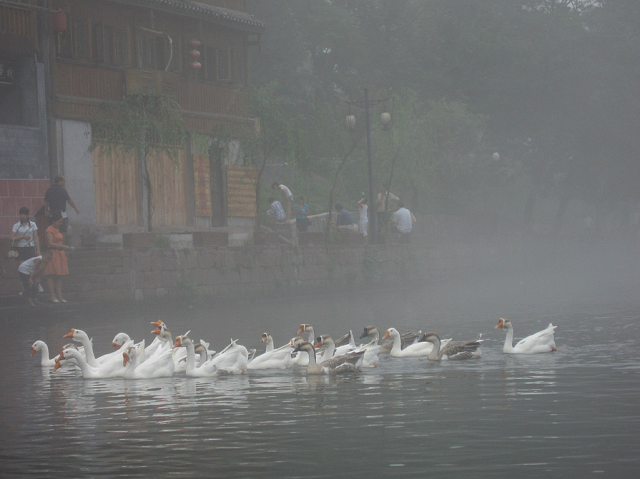
%> input picture Projects/Haze Removal/dataset/Fog.bmp, 640 x 479 px
$ octave --eval "result = dehaze_He(imread('../dataset/Fog.bmp'));"   (GNU Octave 9; MATLAB toolbox functions it lacks are replaced by stand-ins)
%> lines starting %> are read from the running program, lines starting %| are printed output that depends on the picture
### Projects/Haze Removal/src/getDarkChannel_He.m
function I_dark = getDarkChannel_He(I, batch_size)
    d = floor(batch_size / 2);
    Channel_min = min(I, [], 3);
    I_dark = ordfilt2(Channel_min, 1, ones(batch_size, batch_size), 'symmetric');
end

### Projects/Haze Removal/src/getA_He.m
function [A] = getA_He(I, I_dark, alpha)
    [m, n, ~] = size(I);
    I_gray = rgb2gray(I);
    num_pixels = floor(alpha * numel(I));
    [~, indices] = sort(I_dark(:), 'descend');
    max_intensity = -1;
    A = [0, 0, 0];
    for p = 1 : num_pixels
        index = indices(p);
        [i, j] = ind2sub([m, n], index);
        if (I_gray(i, j, 1) > max_intensity)
            A = I(i, j, :);
        end
    end
    A = repmat(reshape(A, 1, 1, 3), m, n);
end

### Projects/Haze Removal/src/fastguidedfilter_color.m
function q = fastguidedfilter_color(I, p, r, eps, s)
%   GUIDEDFILTER_COLOR   O(1) time implementation of guided filter using a color image as the guidance.
%   - source: http://kaiminghe.com/eccv10/
%   - guidance image: I (should be a color (RGB) image)
%   - filtering input image: p (should be a gray-scale/single channel image)
%   - local window radius: r
%   - regularization parameter: eps
%   - subsampling ratio: s (try s = r/4 to s=r)

I_sub = imresize(I, 1/s, 'nearest'); % NN is often enough
p_sub = imresize(p, 1/s, 'nearest');
r_sub = r / s; % make sure this is an integer

[hei, wid] = size(p_sub);
N = boxfilter(ones(hei, wid), r_sub); % the size of each local patch; N=(2r+1)^2 except for boundary pixels.

mean_I_r = boxfilter(I_sub(:, :, 1), r_sub) ./ N;
mean_I_g = boxfilter(I_sub(:, :, 2), r_sub) ./ N;
mean_I_b = boxfilter(I_sub(:, :, 3), r_sub) ./ N;

mean_p = boxfilter(p_sub, r_sub) ./ N;

mean_Ip_r = boxfilter(I_sub(:, :, 1).*p_sub, r_sub) ./ N;
mean_Ip_g = boxfilter(I_sub(:, :, 2).*p_sub, r_sub) ./ N;
mean_Ip_b = boxfilter(I_sub(:, :, 3).*p_sub, r_sub) ./ N;

% covariance of (I, p) in each local patch.
cov_Ip_r = mean_Ip_r - mean_I_r .* mean_p;
cov_Ip_g = mean_Ip_g - mean_I_g .* mean_p;
cov_Ip_b = mean_Ip_b - mean_I_b .* mean_p;

% variance of I in each local patch: the matrix Sigma in Eqn (14).
% Note the variance in each local patch is a 3x3 symmetric matrix:
%           rr, rg, rb
%   Sigma = rg, gg, gb
%           rb, gb, bb
var_I_rr = boxfilter(I_sub(:, :, 1).*I_sub(:, :, 1), r_sub) ./ N - mean_I_r .*  mean_I_r;
var_I_rg = boxfilter(I_sub(:, :, 1).*I_sub(:, :, 2), r_sub) ./ N - mean_I_r .*  mean_I_g;
var_I_rb = boxfilter(I_sub(:, :, 1).*I_sub(:, :, 3), r_sub) ./ N - mean_I_r .*  mean_I_b;
var_I_gg = boxfilter(I_sub(:, :, 2).*I_sub(:, :, 2), r_sub) ./ N - mean_I_g .*  mean_I_g;
var_I_gb = boxfilter(I_sub(:, :, 2).*I_sub(:, :, 3), r_sub) ./ N - mean_I_g .*  mean_I_b;
var_I_bb = boxfilter(I_sub(:, :, 3).*I_sub(:, :, 3), r_sub) ./ N - mean_I_b .*  mean_I_b;

a = zeros(hei, wid, 3);
for y=1:hei
    for x=1:wid
        Sigma = [var_I_rr(y, x), var_I_rg(y, x), var_I_rb(y, x);
            var_I_rg(y, x), var_I_gg(y, x), var_I_gb(y, x);
            var_I_rb(y, x), var_I_gb(y, x), var_I_bb(y, x)];

        cov_Ip = [cov_Ip_r(y, x), cov_Ip_g(y, x), cov_Ip_b(y, x)];

        a(y, x, :) = cov_Ip * inv(Sigma + eps * eye(3)); % very inefficient. Replace this in your C++ code.
    end
end

b = mean_p - a(:, :, 1) .* mean_I_r - a(:, :, 2) .* mean_I_g - a(:, :, 3) .* mean_I_b; % Eqn. (15) in the paper;

mean_a(:, :, 1) = boxfilter(a(:, :, 1), r_sub)./N;
mean_a(:, :, 2) = boxfilter(a(:, :, 2), r_sub)./N;
mean_a(:, :, 3) = boxfilter(a(:, :, 3), r_sub)./N;
mean_b = boxfilter(b, r_sub)./N;

mean_a = imresize(mean_a, [size(I, 1), size(I, 2)], 'bilinear'); % bilinear is recommended
mean_b = imresize(mean_b, [size(I, 1), size(I, 2)], 'bilinear');
q = mean_a(:, :, 1) .* I(:, :, 1)...
    + mean_a(:, :, 2) .* I(:, :, 2)...
    + mean_a(:, :, 3) .* I(:, :, 3)...
    + mean_b;
end

### Projects/Haze Removal/src/boxfilter.m
function imDst = boxfilter(imSrc, r)

%   BOXFILTER   O(1) time box filtering using cumulative sum
%
%   - Definition imDst(x, y)=sum(sum(imSrc(x-r:x+r,y-r:y+r)));
%   - Running time independent of r;
%   - Equivalent to the function: colfilt(imSrc, [2*r+1, 2*r+1], 'sliding', @sum);
%   - But much faster.

[hei, wid] = size(imSrc);
imDst = zeros(size(imSrc));

%cumulative sum over Y axis
imCum = cumsum(imSrc, 1);
%difference over Y axis
imDst(1:r+1, :) = imCum(1+r:2*r+1, :);
imDst(r+2:hei-r, :) = imCum(2*r+2:hei, :) - imCum(1:hei-2*r-1, :);
imDst(hei-r+1:hei, :) = repmat(imCum(hei, :), [r, 1]) - imCum(hei-2*r:hei-r-1, :);

%cumulative sum over X axis
imCum = cumsum(imDst, 2);
%difference over Y axis
imDst(:, 1:r+1) = imCum(:, 1+r:2*r+1);
imDst(:, r+2:wid-r) = imCum(:, 2*r+2:wid) - imCum(:, 1:wid-2*r-1);
imDst(:, wid-r+1:wid) = repmat(imCum(:, wid), [1, r]) - imCum(:, wid-2*r:wid-r-1);
end

### Projects/Haze Removal/src/dehaze_He.m
function [J, tilde_t, t, I_dark] = dehaze_He(I, gamma)
    % Single Image Haze Removal Using Dark Channel Prior, He et al.
    % Use Guided Filter instead of Laplacian matrix in soft matting

    if nargin < 2
        gamma = 0.6;
    end
    % Get Dark Channel
    I_dark = getDarkChannel_He(I, 5);
%> in getDarkChannel_He, `I_dark = ordfilt2(Channel_min, 1, ones(batch_size, batch_size), 'symme..`:
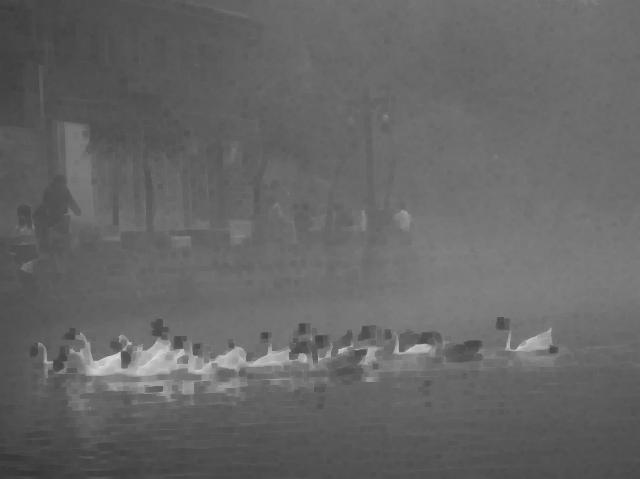
%> I_dark: size 479x640 uint8; min 54, max 216, mean 102

    % Get A
    A = getA_He(I, I_dark, 0.001);
%> the loop in getA_He, `for p = 1 : num_pixels` made 919 passes
%> (index, i, j, A) on passes 1 to 12: (73646, 359, 154, [221 221 219]), (73168, 360, 153, [220 220 218]), (74125, 359, 155, [217 217 216]), (74124, 358, 155, [221 221 223]), (74602, 357, 156, [224 224 226]), (75080, 356, 157, [224 224 225]), (75081, 357, 157, [223 223 226]), (53528, 359, 112, [219 218 219]), (54007, 359, 113, [220 220 220]), (54486, 359, 114, [221 221 221]), (56401, 358, 118, [216 215 218]), (73645, 358, 154, [224 224 226])
%> after the loop in getA_He, `for p = 1 : num_pixels`: A = [207 208 204]

    % Estimating the Transmission
    omega = 0.95;
    tilde_t = 1 - omega * double(I_dark) ./ A;

    % Guided filter
    s = floor(min(size(I, 1), size(I, 2)) / 16);
    r = 4 * s;
    t = fastguidedfilter_color(I, tilde_t(:, :, 1), r, 0.001, s);

    % final results
    J = (I - A) ./ max(t, 0.1) + A;
    J(J > 1) = 1;
    J(J < 0) = 0;
    J = J .^ gamma;
end
%> in dehaze_He, `tilde_t = 1 - omega * double(I_dark) ./ A;`:
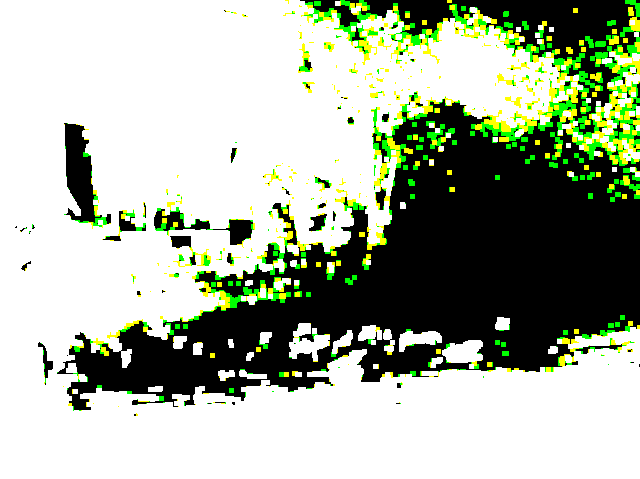
%> tilde_t: size 479x640x3 uint8; mean R, G, B 0.66, 0.695, 0.625; drawn with 1 as white
%> in fastguidedfilter_color, `mean_a = imresize(mean_a, [size(I, 1), size(I, 2)], 'bilinear');`:
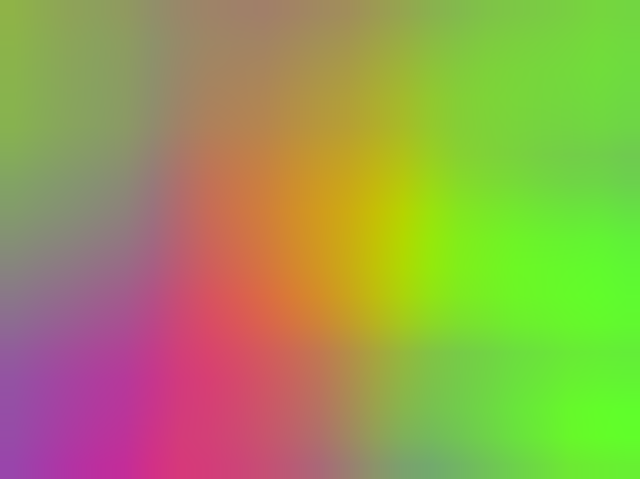
%> mean_a: size 479x640x3 double; mean R, G, B 32.9, 44.1, -77; drawn with min black and max white
%> in fastguidedfilter_color, `mean_b = imresize(mean_b, [size(I, 1), size(I, 2)], 'bilinear');`:
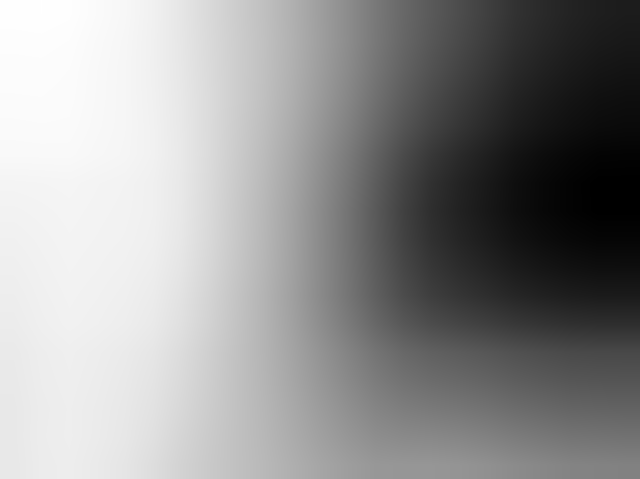
%> mean_b: size 479x640 double; min 0.247, max 1.09, mean 0.736; drawn with min black and max white
%> in fastguidedfilter_color, `q = mean_a(:, :, 1) .* I(:, :, 1) + mean_a(:, :, 2) .* I(:, :, 2) + me..`: q: size 479x640 uint8; every value is 255
%> in dehaze_He, `J(J > 1) = 1;`: J: size 479x640x3 uint8; every value is 1

$ run again, on Projects/Haze Removal/dataset/forest1.jpg
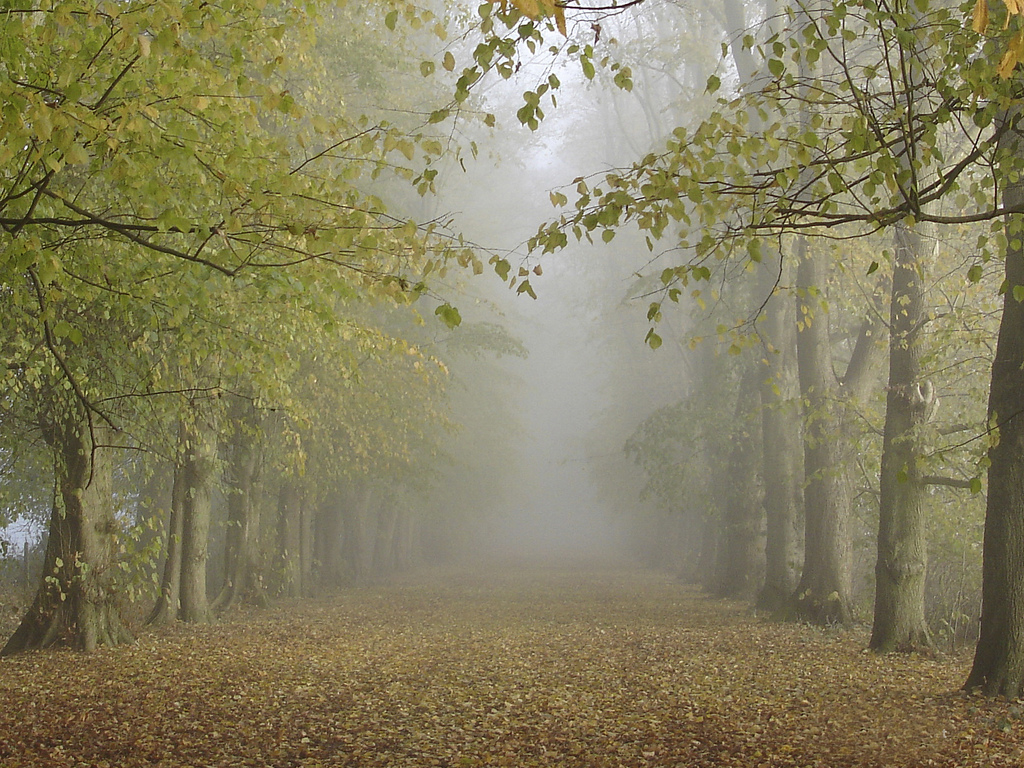
%> input picture Projects/Haze Removal/dataset/forest1.jpg, 1024 x 768 px
%> in getA_He, `I_gray = rgb2gray(I);`:
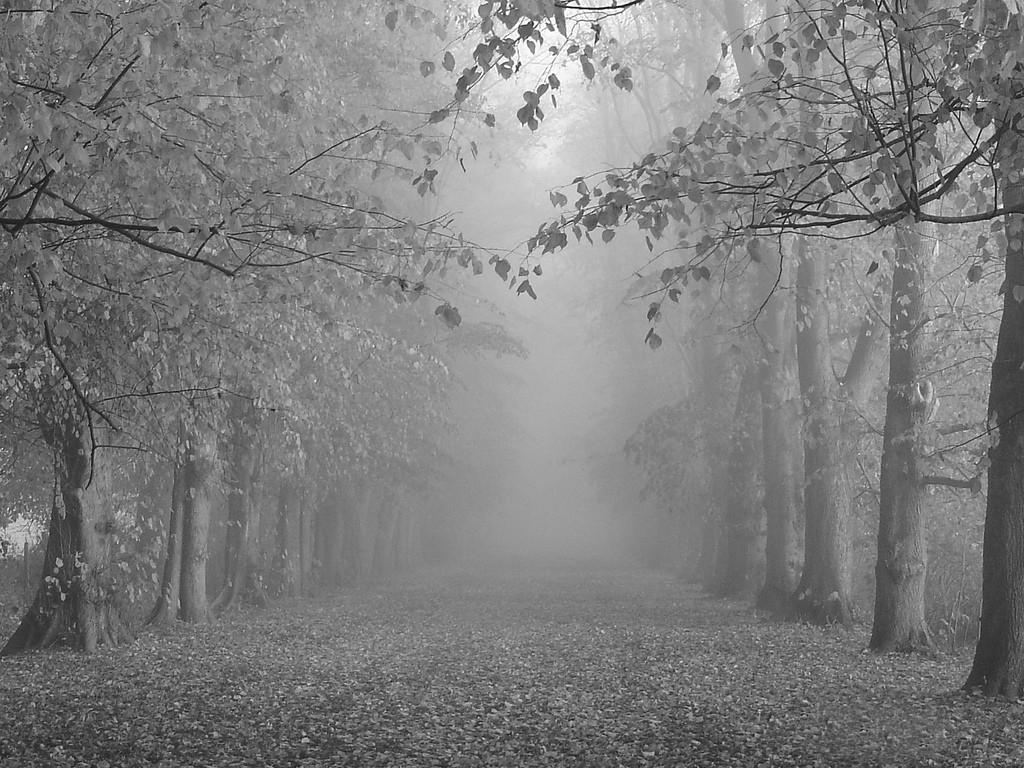
%> I_gray: size 768x1024 uint8; min 1, max 255, mean 125.3
%> the loop in getA_He, `for p = 1 : num_pixels` made 2359 passes
%> (index, i, j, A) on passes 1 to 8: (425542, 70, 555, [244 249 255]), (425543, 71, 555, [241 246 252]), (431690, 74, 563, [241 244 253]), (431691, 75, 563, [240 243 250]), (431692, 76, 563, [241 244 251]), (420899, 35, 549, [245 249 252]), (426310, 70, 556, [245 250 255]), (426311, 71, 556, [241 246 252])
%> after the loop in getA_He, `for p = 1 : num_pixels`: A = [213 217 220]
%> in fastguidedfilter_color, `q = mean_a(:, :, 1) .* I(:, :, 1) + mean_a(:, :, 2) .* I(:, :, 2) + me..`:
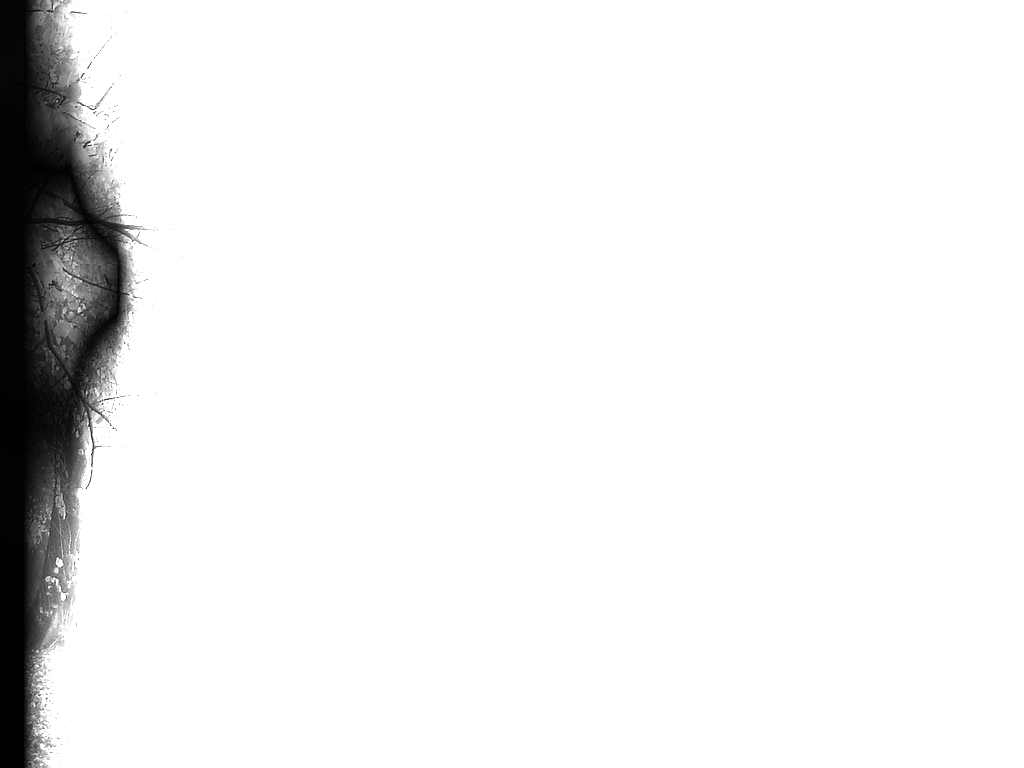
%> q: size 768x1024 uint8; min 1, max 255, mean 238
